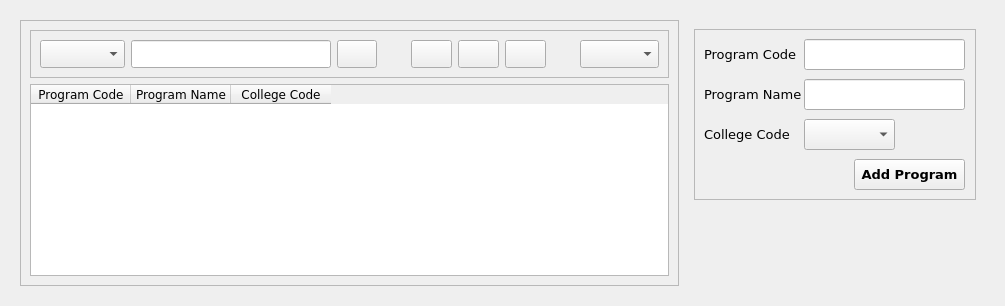
         <widget class="QWidget" name="programPage">
          <layout class="QHBoxLayout" name="horizontalLayout_6">
           <item>
            <widget class="QWidget" name="widget_9" native="true">
             <property name="sizePolicy">
              <sizepolicy hsizetype="Preferred" vsizetype="Preferred">
               <horstretch>0</horstretch>
               <verstretch>12</verstretch>
              </sizepolicy>
             </property>
             <layout class="QHBoxLayout" name="horizontalLayout_12">
              <item>
               <widget class="QFrame" name="frame_10">
                <property name="sizePolicy">
                 <sizepolicy hsizetype="Maximum" vsizetype="Preferred">
                  <horstretch>0</horstretch>
                  <verstretch>12</verstretch>
                 </sizepolicy>
                </property>
                <property name="frameShape">
                 <enum>QFrame::StyledPanel</enum>
                </property>
                <property name="frameShadow">
                 <enum>QFrame::Raised</enum>
                </property>
                <layout class="QVBoxLayout" name="verticalLayout_19">
                 <item>
                  <widget class="QFrame" name="frame_6">
                   <property name="sizePolicy">
                    <sizepolicy hsizetype="Preferred" vsizetype="Preferred">
                     <horstretch>0</horstretch>
                     <verstretch>1</verstretch>
                    </sizepolicy>
                   </property>
                   <property name="frameShape">
                    <enum>QFrame::StyledPanel</enum>
                   </property>
                   <property name="frameShadow">
                    <enum>QFrame::Raised</enum>
                   </property>
                   <layout class="QHBoxLayout" name="horizontalLayout_19">
                    <item>
                     <widget class="QComboBox" name="comboBox_30">
                      <property name="sizePolicy">
                       <sizepolicy hsizetype="Fixed" vsizetype="Fixed">
                        <horstretch>0</horstretch>
                        <verstretch>0</verstretch>
                       </sizepolicy>
                      </property>
                      <property name="minimumSize">
                       <size>
                        <width>85</width>
                        <height>28</height>
                       </size>
                      </property>
                      <property name="maximumSize">
                       <size>
                        <width>85</width>
                        <height>28</height>
                       </size>
                      </property>
                      <property name="font">
                       <font>
                        <family>Verdana</family>
                       </font>
                      </property>
                      <property name="placeholderText">
                       <string>Search..</string>
                      </property>
                     </widget>
                    </item>
                    <item>
                     <layout class="QHBoxLayout" name="horizontalLayout_13">
                      <item>
                       <widget class="QLineEdit" name="lineEdit_20">
                        <property name="sizePolicy">
                         <sizepolicy hsizetype="Fixed" vsizetype="Minimum">
                          <horstretch>0</horstretch>
                          <verstretch>0</verstretch>
                         </sizepolicy>
                        </property>
                        <property name="minimumSize">
                         <size>
                          <width>200</width>
                          <height>0</height>
                         </size>
                        </property>
                        <property name="maximumSize">
                         <size>
                          <width>200</width>
                          <height>16777215</height>
                         </size>
                        </property>
                       </widget>
                      </item>
                      <item>
                       <widget class="QPushButton" name="searchButton_17">
                        <property name="sizePolicy">
                         <sizepolicy hsizetype="Minimum" vsizetype="Minimum">
                          <horstretch>0</horstretch>
                          <verstretch>0</verstretch>
                         </sizepolicy>
                        </property>
                        <property name="text">
                         <string/>
                        </property>
                        <property name="icon">
                         <iconset resource="resources.qrc">
                          <normaloff>:/imgs/imgs/search_white.png</normaloff>:/imgs/imgs/search_white.png</iconset>
                        </property>
                        <property name="iconSize">
                         <size>
                          <width>20</width>
                          <height>20</height>
                         </size>
                        </property>
                       </widget>
                      </item>
                     </layout>
                    </item>
                    <item>
                     <spacer name="horizontalSpacer_13">
                      <property name="orientation">
                       <enum>Qt::Horizontal</enum>
                      </property>
                      <property name="sizeHint" stdset="0">
                       <size>
                        <width>28</width>
                        <height>25</height>
                       </size>
                      </property>
                     </spacer>
                    </item>
                    <item>
                     <layout class="QHBoxLayout" name="horizontalLayout_40">
                      <item>
                       <widget class="QPushButton" name="pushButton_51">
                        <property name="sizePolicy">
                         <sizepolicy hsizetype="Preferred" vsizetype="Minimum">
                          <horstretch>0</horstretch>
                          <verstretch>0</verstretch>
                         </sizepolicy>
                        </property>
                        <property name="font">
                         <font>
                          <family>Verdana</family>
                          <pointsize>9</pointsize>
                         </font>
                        </property>
                        <property name="text">
                         <string/>
                        </property>
                        <property name="icon">
                         <iconset resource="resources.qrc">
                          <normaloff>:/imgs/imgs/add_white.png</normaloff>:/imgs/imgs/add_white.png</iconset>
                        </property>
                        <property name="iconSize">
                         <size>
                          <width>20</width>
                          <height>20</height>
                         </size>
                        </property>
                        <property name="checkable">
                         <bool>true</bool>
                        </property>
                        <property name="autoExclusive">
                         <bool>true</bool>
                        </property>
                       </widget>
                      </item>
                      <item>
                       <widget class="QPushButton" name="pushButton_46">
                        <property name="sizePolicy">
                         <sizepolicy hsizetype="Preferred" vsizetype="Minimum">
                          <horstretch>0</horstretch>
                          <verstretch>0</verstretch>
                         </sizepolicy>
                        </property>
                        <property name="font">
                         <font>
                          <family>Verdana</family>
                          <pointsize>9</pointsize>
                         </font>
                        </property>
                        <property name="text">
                         <string/>
                        </property>
                        <property name="icon">
                         <iconset resource="resources.qrc">
                          <normaloff>:/imgs/imgs/edit_white.png</normaloff>:/imgs/imgs/edit_white.png</iconset>
                        </property>
                        <property name="iconSize">
                         <size>
                          <width>20</width>
                          <height>20</height>
                         </size>
                        </property>
                       </widget>
                      </item>
                      <item>
                       <widget class="QPushButton" name="pushButton_47">
                        <property name="sizePolicy">
                         <sizepolicy hsizetype="Preferred" vsizetype="Minimum">
                          <horstretch>0</horstretch>
                          <verstretch>0</verstretch>
                         </sizepolicy>
                        </property>
                        <property name="font">
                         <font>
                          <family>Verdana</family>
                          <pointsize>9</pointsize>
                         </font>
                        </property>
                        <property name="text">
                         <string/>
                        </property>
                        <property name="icon">
                         <iconset resource="resources.qrc">
                          <normaloff>:/imgs/imgs/delete_white.png</normaloff>:/imgs/imgs/delete_white.png</iconset>
                        </property>
                        <property name="iconSize">
                         <size>
                          <width>20</width>
                          <height>20</height>
                         </size>
                        </property>
                       </widget>
                      </item>
                     </layout>
                    </item>
                    <item>
                     <spacer name="horizontalSpacer_14">
                      <property name="orientation">
                       <enum>Qt::Horizontal</enum>
                      </property>
                      <property name="sizeHint" stdset="0">
                       <size>
                        <width>28</width>
                        <height>25</height>
                       </size>
                      </property>
                     </spacer>
                    </item>
                    <item>
                     <layout class="QHBoxLayout" name="horizontalLayout_41">
                      <item>
                       <widget class="QComboBox" name="comboBox_31">
                        <property name="sizePolicy">
                         <sizepolicy hsizetype="Preferred" vsizetype="Minimum">
                          <horstretch>0</horstretch>
                          <verstretch>0</verstretch>
                         </sizepolicy>
                        </property>
                        <property name="font">
                         <font>
                          <family>Verdana</family>
                         </font>
                        </property>
                        <property name="placeholderText">
                         <string>Sort by</string>
                        </property>
                       </widget>
                      </item>
                     </layout>
                    </item>
                   </layout>
                  </widget>
                 </item>
                 <item>
                  <widget class="QTableWidget" name="tableWidget_5">
                   <property name="sizePolicy">
                    <sizepolicy hsizetype="Preferred" vsizetype="Preferred">
                     <horstretch>0</horstretch>
                     <verstretch>15</verstretch>
                    </sizepolicy>
                   </property>
                   <column>
                    <property name="text">
                     <string>Program Code</string>
                    </property>
                    <property name="font">
                     <font>
                      <family>Verdana</family>
                     </font>
                    </property>
                   </column>
                   <column>
                    <property name="text">
                     <string>Program Name</string>
                    </property>
                    <property name="font">
                     <font>
                      <family>Verdana</family>
                     </font>
                    </property>
                   </column>
                   <column>
                    <property name="text">
                     <string>College Code</string>
                    </property>
                    <property name="font">
                     <font>
                      <family>Verdana</family>
                     </font>
                    </property>
                   </column>
                  </widget>
                 </item>
                </layout>
               </widget>
              </item>
              <item>
               <widget class="QWidget" name="widget_11" native="true">
                <property name="sizePolicy">
                 <sizepolicy hsizetype="Preferred" vsizetype="Preferred">
                  <horstretch>4</horstretch>
                  <verstretch>0</verstretch>
                 </sizepolicy>
                </property>
                <property name="minimumSize">
                 <size>
                  <width>300</width>
                  <height>0</height>
                 </size>
                </property>
                <property name="maximumSize">
                 <size>
                  <width>300</width>
                  <height>16777215</height>
                 </size>
                </property>
                <layout class="QVBoxLayout" name="verticalLayout_20">
                 <item>
                  <widget class="QWidget" name="widget_4" native="true">
                   <widget class="QFrame" name="frame_11">
                    <property name="geometry">
                     <rect>
                      <x>0</x>
                      <y>0</y>
                      <width>282</width>
                      <height>171</height>
                     </rect>
                    </property>
                    <property name="sizePolicy">
                     <sizepolicy hsizetype="Preferred" vsizetype="Preferred">
                      <horstretch>2</horstretch>
                      <verstretch>0</verstretch>
                     </sizepolicy>
                    </property>
                    <property name="frameShape">
                     <enum>QFrame::StyledPanel</enum>
                    </property>
                    <property name="frameShadow">
                     <enum>QFrame::Raised</enum>
                    </property>
                    <widget class="QComboBox" name="comboBox_26">
                     <property name="geometry">
                      <rect>
                       <x>110</x>
                       <y>90</y>
                       <width>91</width>
                       <height>31</height>
                      </rect>
                     </property>
                    </widget>
                    <widget class="QLineEdit" name="lineEdit_18">
                     <property name="geometry">
                      <rect>
                       <x>110</x>
                       <y>50</y>
                       <width>161</width>
                       <height>31</height>
                      </rect>
                     </property>
                    </widget>
                    <widget class="QLineEdit" name="lineEdit_21">
                     <property name="geometry">
                      <rect>
                       <x>110</x>
                       <y>10</y>
                       <width>161</width>
                       <height>31</height>
                      </rect>
                     </property>
                    </widget>
                    <widget class="QLabel" name="label_27">
                     <property name="geometry">
                      <rect>
                       <x>10</x>
                       <y>10</y>
                       <width>101</width>
                       <height>31</height>
                      </rect>
                     </property>
                     <property name="font">
                      <font>
                       <family>Verdana</family>
                       <pointsize>10</pointsize>
                      </font>
                     </property>
                     <property name="text">
                      <string>Program Code</string>
                     </property>
                    </widget>
                    <widget class="QLabel" name="label_28">
                     <property name="geometry">
                      <rect>
                       <x>10</x>
                       <y>50</y>
                       <width>101</width>
                       <height>31</height>
                      </rect>
                     </property>
                     <property name="font">
                      <font>
                       <family>Verdana</family>
                       <pointsize>10</pointsize>
                      </font>
                     </property>
                     <property name="text">
                      <string>Program Name</string>
                     </property>
                    </widget>
                    <widget class="QLabel" name="label_35">
                     <property name="geometry">
                      <rect>
                       <x>10</x>
                       <y>90</y>
                       <width>101</width>
                       <height>31</height>
                      </rect>
                     </property>
                     <property name="font">
                      <font>
                       <family>Verdana</family>
                       <pointsize>10</pointsize>
                      </font>
                     </property>
                     <property name="text">
                      <string>College Code</string>
                     </property>
                    </widget>
                    <widget class="QPushButton" name="addStudentButton_2">
                     <property name="geometry">
                      <rect>
                       <x>160</x>
                       <y>130</y>
                       <width>111</width>
                       <height>31</height>
                      </rect>
                     </property>
                     <property name="font">
                      <font>
                       <family>Verdana</family>
                       <pointsize>10</pointsize>
                       <bold>true</bold>
                      </font>
                     </property>
                     <property name="text">
                      <string>Add Program</string>
                     </property>
                    </widget>
                   </widget>
                  </widget>
                 </item>
                </layout>
               </widget>
              </item>
             </layout>
            </widget>
           </item>
          </layout>
         </widget>
